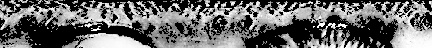
#> input picture datasets/IITD_database/Normalized_Images/014_5.bmp, 432 x 48 px; its folder holds only this picture in this run
$ python pipeline.py
#> lines starting #> are read from the running program, lines starting #| are printed output that depends on the picture
### src/iris_encoder/encoding/gabor_encoder.py
"""Gabor filter-based IrisCode encoder (Daugman's algorithm)."""

import numpy as np
from typing import Optional


def create_gabor_kernel(
    size: int,
    wavelength: float,
    orientation: float,
    sigma: float,
    aspect_ratio: float = 0.5,
) -> np.ndarray:
    """
    Create a 2D Gabor kernel.

    Args:
        size: Kernel size (will be size x size).
        wavelength: Wavelength of sinusoidal factor (in pixels).
        orientation: Orientation of Gabor in radians.
        sigma: Standard deviation of Gaussian envelope.
        aspect_ratio: Spatial aspect ratio (ellipticity).

    Returns:
        Complex Gabor kernel (real + imaginary).
    """
    half = size // 2
    x, y = np.meshgrid(
        np.arange(-half, half + 1),
        np.arange(-half, half + 1),
    )

    # Rotation
    x_theta = x * np.cos(orientation) + y * np.sin(orientation)
    y_theta = -x * np.sin(orientation) + y * np.cos(orientation)

    # Gaussian envelope
    gaussian = np.exp(
        -(x_theta**2 + (aspect_ratio * y_theta) ** 2) / (2 * sigma**2)
    )

    # Complex sinusoid
    frequency = 2 * np.pi / wavelength
    sinusoid = np.exp(1j * frequency * x_theta)

    return gaussian * sinusoid


def create_gabor_bank(
    num_scales: int = 4,
    num_orientations: int = 6,
    kernel_size: int = 21,
    min_wavelength: float = 6.0,
    wavelength_ratio: float = 2.0,
    bandwidth: float = 1.0,
) -> list[np.ndarray]:
    """
    Create a bank of Gabor filters with multiple scales and orientations.

    Args:
        num_scales: Number of wavelength scales.
        num_orientations: Number of orientation angles.
        kernel_size: Size of each kernel.
        min_wavelength: Minimum wavelength.
        wavelength_ratio: Ratio between consecutive wavelengths.
        bandwidth: Bandwidth in octaves.

    Returns:
        List of complex Gabor kernels.
    """
    # Compute sigma from bandwidth
    sigma_on_wavelength = (
        (1 / np.pi) *
        np.sqrt(np.log(2) / 2) *
        (2**bandwidth + 1) / (2**bandwidth - 1)
    )

    kernels = []

    for scale in range(num_scales):
        wavelength = min_wavelength * (wavelength_ratio ** scale)
        sigma = sigma_on_wavelength * wavelength

        for orient_idx in range(num_orientations):
            orientation = orient_idx * np.pi / num_orientations

            kernel = create_gabor_kernel(
                kernel_size,
                wavelength,
                orientation,
                sigma,
            )
            kernels.append(kernel)

    return kernels


# [41 lines left out: function create_log_gabor_filter, not called in this run]


class GaborIrisEncoder:
    """
    Daugman-style IrisCode encoder using 2D Gabor filters.

    Encodes normalized iris texture into a binary code by quantizing
    the phase of Gabor filter responses.
    """

    def __init__(
        self,
        num_scales: int = 4,
        num_orientations: int = 6,
        kernel_size: int = 21,
        block_size: tuple[int, int] = (8, 8),
    ):
        """
        Initialize Gabor encoder.

        Args:
            num_scales: Number of wavelength scales.
            num_orientations: Number of orientation angles.
            kernel_size: Size of Gabor kernels.
            block_size: Block size for pooling (height, width).
        """
        self.num_scales = num_scales
        self.num_orientations = num_orientations
        self.kernel_size = kernel_size
        self.block_size = block_size

        self.gabor_bank = create_gabor_bank(
            num_scales,
            num_orientations,
            kernel_size,
        )

    def encode(
        self,
        normalized_iris: np.ndarray,
        mask: Optional[np.ndarray] = None,
    ) -> tuple[np.ndarray, np.ndarray]:
        """
        Encode normalized iris into binary IrisCode.

        Args:
            normalized_iris: Normalized iris strip (e.g., 64x512).
            mask: Optional noise mask (1=valid, 0=occluded).

        Returns:
            Tuple of (iris_code, code_mask).
            - iris_code: Binary array of shape (num_blocks, 2*num_filters).
            - code_mask: Binary mask for valid code bits.
        """
        from scipy.signal import convolve2d

        h, w = normalized_iris.shape
        bh, bw = self.block_size

        # Number of blocks
        num_blocks_h = h // bh
        num_blocks_w = w // bw
        num_filters = len(self.gabor_bank)

        # Initialize output (2 bits per filter: real > 0, imag > 0)
        code_length = num_blocks_h * num_blocks_w * num_filters * 2
        iris_code = np.zeros(code_length, dtype=np.uint8)
        code_mask = np.ones(code_length, dtype=np.uint8)

        # Default mask if not provided
        if mask is None:
            mask = np.ones_like(normalized_iris)

        bit_idx = 0

        for kernel in self.gabor_bank:
            # Convolve with Gabor filter
            response = convolve2d(
                normalized_iris.astype(np.float32),
                kernel,
                mode='same',
                boundary='wrap',  # Handle circular boundary
            )

            # Process each block
            for i in range(num_blocks_h):
                for j in range(num_blocks_w):
                    # Extract block
                    block_response = response[
                        i * bh:(i + 1) * bh,
                        j * bw:(j + 1) * bw,
                    ]
                    block_mask = mask[
                        i * bh:(i + 1) * bh,
                        j * bw:(j + 1) * bw,
                    ]

                    # Sum over block
                    real_sum = block_response.real.sum()
                    imag_sum = block_response.imag.sum()

                    # Quantize phase to 2 bits
                    iris_code[bit_idx] = 1 if real_sum >= 0 else 0
                    iris_code[bit_idx + 1] = 1 if imag_sum >= 0 else 0

                    # Mark masked regions
                    if block_mask.sum() < block_mask.size * 0.5:
                        code_mask[bit_idx] = 0
                        code_mask[bit_idx + 1] = 0

                    bit_idx += 2

        return iris_code, code_mask

    # [5 lines left out: function code_length, not called in this run]


class LogGaborIrisEncoder:
    """
    IrisCode encoder using Log-Gabor filters.

    Log-Gabor filters have no DC component and provide better
    frequency response than standard Gabor filters.
    """

    # [83 lines left out: functions __init__, encode, not called in this run]


def create_encoder(method: str = "gabor", **kwargs) -> GaborIrisEncoder | LogGaborIrisEncoder:
    """
    Factory function to create an iris encoder.

    Args:
        method: "gabor" or "log_gabor"
        **kwargs: Additional arguments for the encoder.

    Returns:
        Encoder instance.
    """
    if method == "gabor":
        return GaborIrisEncoder(**kwargs)
    elif method == "log_gabor":
        return LogGaborIrisEncoder(**kwargs)
    else:
        raise ValueError(f"Unknown encoding method: {method}")

### src/iris_encoder/preprocessing/normalization.py
"""Iris normalization using Daugman's rubber sheet model."""

import numpy as np
from scipy.ndimage import map_coordinates


# [74 lines left out: function normalize_iris, not called in this run]


def enhance_normalized_iris(
    normalized: np.ndarray,
    clip_limit: float = 2.0,
    tile_size: int = 8,
) -> np.ndarray:
    """
    Enhance normalized iris using CLAHE (Contrast Limited Adaptive Histogram Equalization).

    Args:
        normalized: Normalized iris strip.
        clip_limit: Contrast limit for CLAHE.
        tile_size: Size of grid for CLAHE.

    Returns:
        Enhanced iris strip.
    """
    import cv2

    clahe = cv2.createCLAHE(clipLimit=clip_limit, tileGridSize=(tile_size, tile_size))
    return clahe.apply(normalized.astype(np.uint8))


def denoise_normalized_iris(
    normalized: np.ndarray,
    kernel_size: int = 3,
) -> np.ndarray:
    """
    Apply Gaussian denoising to normalized iris.

    Args:
        normalized: Normalized iris strip.
        kernel_size: Size of Gaussian kernel (must be odd).

    Returns:
        Denoised iris strip.
    """
    import cv2

    return cv2.GaussianBlur(normalized, (kernel_size, kernel_size), 0)


class IrisNormalizer:
    """
    Iris normalizer that handles the complete normalization pipeline.

    For pre-normalized images (e.g., from IITD Normalized_Images), this class
    can still be used to apply enhancement.
    """

    def __init__(
        self,
        radial_resolution: int = 64,
        angular_resolution: int = 512,
        enhance: bool = True,
        denoise: bool = True,
    ):
        self.radial_resolution = radial_resolution
        self.angular_resolution = angular_resolution
        self.enhance = enhance
        self.denoise = denoise

    # [31 lines left out: function normalize, not called in this run]

    def process_prenormalized(self, image: np.ndarray) -> tuple[np.ndarray, np.ndarray]:
        """
        Process pre-normalized iris image (e.g., from IITD Normalized_Images).

        Only applies enhancement and resizing if needed.

        Args:
            image: Pre-normalized iris strip.

        Returns:
            Tuple of (processed_iris, mask).
        """
        import cv2

        # Resize if dimensions don't match expected
        if image.shape != (self.radial_resolution, self.angular_resolution):
            image = cv2.resize(
                image,
                (self.angular_resolution, self.radial_resolution),
                interpolation=cv2.INTER_LINEAR,
            )

        mask = np.ones(image.shape, dtype=np.uint8)

        if self.denoise:
            image = denoise_normalized_iris(image)

        if self.enhance:
            image = enhance_normalized_iris(image)

        return image, mask

### src/iris_encoder/matching/matcher.py
"""Iris matching algorithms for verification and identification."""

from dataclasses import dataclass
from typing import Optional

import numpy as np


@dataclass
class MatchResult:
    """Result of an iris match comparison."""

    distance: float  # Lower is more similar
    is_match: bool
    rotation_shift: int  # Optimal rotation applied
    confidence: float  # 1 - distance (for compatible confidence score)

    # [130 lines left out: functions similarity, hamming_distance, hamming_distance_with_rotation, cosine_similarity, euclidean_distance, not called in this run]


class IrisMatcher:
    """
    Iris template matcher supporting both IrisCodes and CNN embeddings.
    """

    def __init__(
        self,
        code_type: str = "iriscode",
        threshold: float = 0.32,
        max_rotation: int = 15,
    ):
        """
        Initialize matcher.

        Args:
            code_type: "iriscode" for binary codes, "embedding" for CNN vectors.
            threshold: Decision threshold (HD < threshold = match for iriscode,
                       similarity > threshold = match for embeddings).
            max_rotation: Maximum rotation shifts for IrisCode matching.
        """
        self.code_type = code_type
        self.threshold = threshold
        self.max_rotation = max_rotation

    # [94 lines left out: functions compare, verify, identify, not called in this run]


class GalleryDatabase:
    """
    Simple in-memory database for enrolled iris templates.
    """

    def __init__(self, code_type: str = "iriscode"):
        self.code_type = code_type
        self.templates: dict[str, list[tuple[np.ndarray, Optional[np.ndarray]]]] = {}

    def enroll(
        self,
        identity_id: str,
        template: np.ndarray,
        mask: Optional[np.ndarray] = None,
    ):
        """
        Enroll a new template for an identity.

        Multiple templates per identity are supported for improved accuracy.
        """
        if identity_id not in self.templates:
            self.templates[identity_id] = []

        self.templates[identity_id].append((template, mask))

    # [19 lines left out: functions get_gallery, get_identity_templates, not called in this run]

    def __len__(self) -> int:
        """Return total number of templates."""
        return sum(len(t) for t in self.templates.values())

    def num_identities(self) -> int:
        """Return number of enrolled identities."""
        return len(self.templates)

### src/iris_encoder/pipeline.py
"""Main iris recognition pipeline combining all components."""

from dataclasses import dataclass
from pathlib import Path
from typing import Optional

import numpy as np

from .preprocessing.normalization import IrisNormalizer
from .preprocessing.segmentation import HoughCircleSegmenter, SegmentationResult, create_segmenter
from .encoding.gabor_encoder import GaborIrisEncoder, LogGaborIrisEncoder, create_encoder
from .matching.matcher import IrisMatcher, MatchResult, GalleryDatabase


@dataclass
class EncodingResult:
    """Result of iris encoding."""

    code: np.ndarray
    mask: np.ndarray
    normalized_iris: np.ndarray
    segmentation: Optional[SegmentationResult] = None
    subject_id: Optional[str] = None


class IrisPipeline:
    """
    Complete iris recognition pipeline.

    Combines segmentation, normalization, encoding, and matching
    into a single easy-to-use interface.
    """

    def __init__(
        self,
        segmentation_method: str = "hough",
        encoding_method: str = "gabor",
        use_prenormalized: bool = False,
        threshold: float = 0.32,
        **kwargs,
    ):
        """
        Initialize pipeline.

        Args:
            segmentation_method: "hough" or "integro_differential".
            encoding_method: "gabor" or "log_gabor".
            use_prenormalized: If True, skip segmentation/normalization.
            threshold: Matching threshold (HD < threshold = match).
            **kwargs: Additional arguments passed to components.
        """
        self.use_prenormalized = use_prenormalized
        self.threshold = threshold

        # Initialize components
        if not use_prenormalized:
            self.segmenter = create_segmenter(segmentation_method)
        else:
            self.segmenter = None

        self.normalizer = IrisNormalizer(
            radial_resolution=64,
            angular_resolution=512,
            enhance=True,
            denoise=True,
        )

        self.encoder = create_encoder(encoding_method)
        self.matcher = IrisMatcher(
            code_type="iriscode",
            threshold=threshold,
        )
        self.gallery = GalleryDatabase()

    def encode(
        self,
        image: np.ndarray,
        subject_id: Optional[str] = None,
    ) -> Optional[EncodingResult]:
        """
        Encode an iris image into a binary template.

        Args:
            image: Grayscale iris/eye image.
            subject_id: Optional subject identifier.

        Returns:
            EncodingResult or None if encoding fails.
        """
        if self.use_prenormalized:
            # Image is already normalized
            normalized, mask = self.normalizer.process_prenormalized(image)
            segmentation = None
        else:
            # Full pipeline: segment → normalize
            if self.segmenter is None:
                raise RuntimeError("Segmenter not initialized")

            segmentation = self.segmenter.segment(image)
            if segmentation is None or not segmentation.is_valid():
                return None

            normalized, mask = self.normalizer.normalize(
                image,
                segmentation.pupil_center,
                segmentation.pupil_radius,
                segmentation.iris_center,
                segmentation.iris_radius,
            )

        # Encode
        code, code_mask = self.encoder.encode(normalized, mask)

        return EncodingResult(
            code=code,
            mask=code_mask,
            normalized_iris=normalized,
            segmentation=segmentation,
            subject_id=subject_id,
        )

    def enroll(
        self,
        image: np.ndarray,
        identity_id: str,
    ) -> bool:
        """
        Enroll a new identity into the gallery.

        Args:
            image: Grayscale iris/eye image.
            identity_id: Unique identifier for the person.

        Returns:
            True if enrollment succeeded, False otherwise.
        """
        result = self.encode(image, identity_id)
        if result is None:
            return False

        self.gallery.enroll(identity_id, result.code, result.mask)
        return True

    # [60 lines left out: functions verify, identify, not called in this run]


def quick_demo():
    """Quick demonstration of the pipeline."""
    import cv2
    from pathlib import Path

    print("=== Iris Biometric Encoding Demo ===\n")

    # Initialize pipeline for pre-normalized images
    pipeline = IrisPipeline(
        encoding_method="gabor",
        use_prenormalized=True,
        threshold=0.32,
    )

    # Look for IITD normalized images
    iitd_path = Path("datasets/IITD_database/Normalized_Images")
    if not iitd_path.exists():
        print(f"Dataset not found at {iitd_path}")
        print("Please run from the biometric-auth directory.")
        return

    # Load first few images
    images = sorted(iitd_path.glob("*.bmp"))[:20]  # First 20 images

    print(f"Found {len(images)} images. Processing first 20...\n")

    # Enroll first 10 as gallery
    print("Enrolling subjects into gallery...")
    for img_path in images[:10]:
        subject_id = img_path.stem.split("_")[0]
        img = cv2.imread(str(img_path), cv2.IMREAD_GRAYSCALE)
#> img is the input picture: shape (48, 432); min 0, max 255, mean 103.2
        if pipeline.enroll(img, subject_id):
#> in process_prenormalized, `image = cv2.resize( image, (self.angular_resolution, self.radial_resol..`:
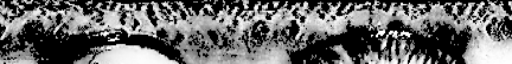
#> image: shape (64, 512); min 0, max 255, mean 103.2
#> in denoise_normalized_iris, `return cv2.GaussianBlur(normalized, (kernel_size, kernel_size), 0)`:
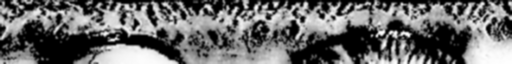
#> returned value: shape (64, 512); min 0, max 254, mean 103.3
#> in enhance_normalized_iris, `return clahe.apply(normalized.astype(np.uint8))`:
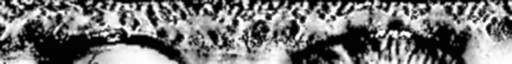
#> returned value: shape (64, 512); min 1, max 255, mean 116.6
#> in encode, `normalized, mask = self.normalizer.process_prenormalized(image)`: mask: shape (64, 512); every value is 1
#> after the loop in encode, `for kernel in self.gabor_bank:`: bit_idx = 24576
            print(f"  Enrolled: {subject_id}")

    print(f"\nGallery size: {pipeline.gallery.num_identities()} identities, "
          f"{len(pipeline.gallery)} templates\n")

    # Test identification with remaining images
    print("Testing identification...")
    correct = 0
    total = 0

    for img_path in images[10:]:
        true_subject = img_path.stem.split("_")[0]
        img = cv2.imread(str(img_path), cv2.IMREAD_GRAYSCALE)

        results = pipeline.identify(img, top_k=3)

        if results:
            top_match = results[0]
            is_correct = top_match[0] == true_subject
            correct += is_correct
            total += 1

            print(f"  Query: {true_subject} → Top match: {top_match[0]} "
                  f"(HD={top_match[1].distance:.3f}) "
                  f"{'✓' if is_correct else '✗'}")

    if total > 0:
        print(f"\nRank-1 accuracy: {correct}/{total} = {100*correct/total:.1f}%")


if __name__ == "__main__":
    quick_demo()

$ run again, on datasets/IITD_database/Normalized_Images/178_4.bmp
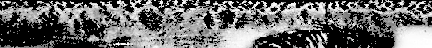
#> input picture datasets/IITD_database/Normalized_Images/178_4.bmp, 432 x 48 px
#> in quick_demo, img is the input picture: shape (48, 432); min 0, max 255, mean 103.6
#> in process_prenormalized, `image = cv2.resize( image, (self.angular_resolution, self.radial_resol..`:
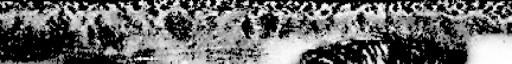
#> image: shape (64, 512); min 0, max 255, mean 103.5
#> in enhance_normalized_iris, `return clahe.apply(normalized.astype(np.uint8))`:
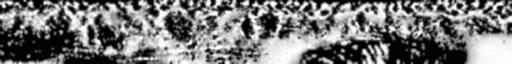
#> returned value: shape (64, 512); min 1, max 255, mean 118.1
#> mask: shape (64, 512); every value is 1
#> after the loop in encode, `for kernel in self.gabor_bank:`: bit_idx = 24576

$ run again, on datasets/IITD_database/Normalized_Images/195_4.bmp
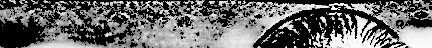
#> input picture datasets/IITD_database/Normalized_Images/195_4.bmp, 432 x 48 px
#> in quick_demo, img is the input picture: shape (48, 432); min 0, max 255, mean 104.1
#> in process_prenormalized, `image = cv2.resize( image, (self.angular_resolution, self.radial_resol..`:
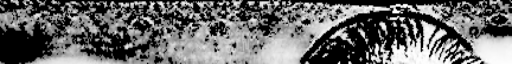
#> image: shape (64, 512); min 0, max 255, mean 104.1
#> in enhance_normalized_iris, `return clahe.apply(normalized.astype(np.uint8))`:
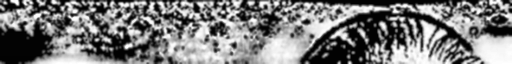
#> returned value: shape (64, 512); min 1, max 255, mean 121.8
#> mask: shape (64, 512); every value is 1
#> after the loop in encode, `for kernel in self.gabor_bank:`: bit_idx = 24576

$ run again, on datasets/IITD_database/Normalized_Images/053_2.bmp
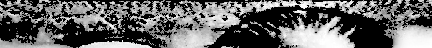
#> input picture datasets/IITD_database/Normalized_Images/053_2.bmp, 432 x 48 px
#> in quick_demo, img is the input picture: shape (48, 432); min 0, max 255, mean 99.8
#> in process_prenormalized, `image = cv2.resize( image, (self.angular_resolution, self.radial_resol..`:
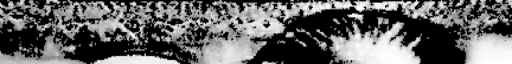
#> image: shape (64, 512); min 0, max 255, mean 99.7
#> in enhance_normalized_iris, `return clahe.apply(normalized.astype(np.uint8))`:
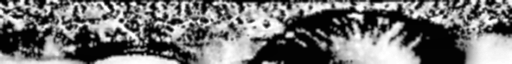
#> returned value: shape (64, 512); min 1, max 255, mean 113
#> mask: shape (64, 512); every value is 1
#> after the loop in encode, `for kernel in self.gabor_bank:`: bit_idx = 24576
